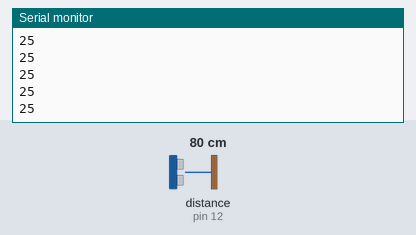
A sketch run on a simulated Arduino Uno, built with avr-gcc and run on an emulated ATmega328P. On the bench: the last lines printed to the serial monitor. Wiring (inferred from the names in the program): ultrasonic range finder: trigger pin 11; echo pin 12. The test bench sets the inputs (shaded band); at power-on: distance to the obstacle (sensor on pin 12) 80 cm. The echo pulse lasts 58.3 µs per cm.

Above: at 1.2 s.
1.3 s: distance to the obstacle (sensor on pin 12) set to 2 cm
At 1.56 s:
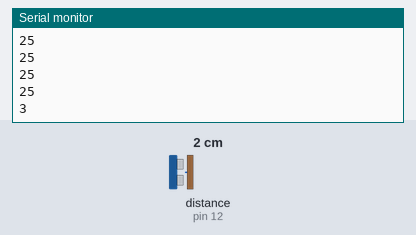
2.8 s: distance to the obstacle (sensor on pin 12) set to 9 cm
At 2.8 s:
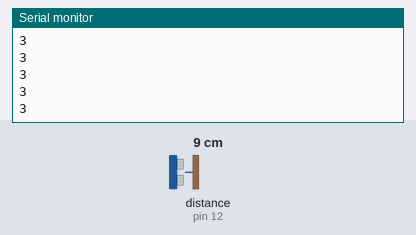
Timing chart, 0 to 5.8 s (numbered marks = the images above; inputs shaded):
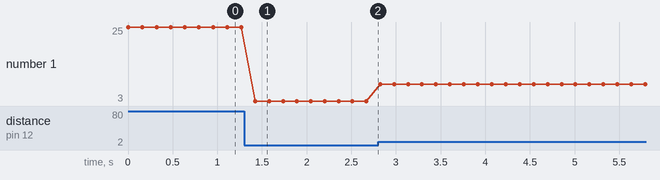

The sketch:

testblink.ino
```cpp
// Red, Anode, Blue, Green
class LED {
  public:
    LED(int ID) {
      id = ID; // Pin value of the anode
      currColor = -1; // Off
      calcPins();
    }

  private:
    int id;
    int pins[3];
    int currColor;

    // Loops around the pins to find color pins based on location of anode
    void calcPins() {
      if (id - 1 < 4) {
        pins[0] = 7;
      } else {
        pins[0] = id - 1;
      }

      if (id + 1 > 7) {
        pins[1] = 4;
      } else {
        pins[1] = id + 1;
      }

      if (id + 2 > 7) {
        pins[2] = 4;
      } else {
        pins[2] = id + 2;
      }
    }

    void turnOff() {
      pinMode(id, INPUT);
      digitalWrite(id, LOW);
    }

  public:
    int getId() {
      return id;
    }

    int getPin(int index) {
      return pins[index];
    }

    void setColor(int color) {
      switch (color) {
        case -1:
          currColor = -1;
        break;

        case 0:
          currColor = pins[0];
        break;

        case 1:
          currColor = pins[1];
        break;

        case 2:
          currColor = pins[2];
        break;
      }
    }

    void draw() {
      if (currColor != -1) {
        pinMode(id, OUTPUT);
        digitalWrite(id, HIGH);
        pinMode(currColor, OUTPUT);
        digitalWrite(currColor, LOW);
        delay(1);
        pinMode(id, INPUT);
        digitalWrite(id, LOW);
        pinMode(currColor, INPUT);
        digitalWrite(currColor, HIGH);
        delay(1);
      } else {
        turnOff();
      }
    }
};

class LEDColumn {
  public:
    LEDColumn(int * pinsInUse) {
      pins = pinsInUse;
      for (int i = 0; i < 4; i++) {
        leds[i] = new LED(pins[i]);
        pinMode(pins[i], INPUT);
      }
    }

  private:
    LED * leds[4];
    int * pins;

  public:
    void setLED(int index, int color) {
      leds[index]->setColor(color);
    }

    void updateLEDs() {
      for (int i = 0; i < 4; ++i) {
        leds[i]->draw();
        leds[i]->setColor(-1);
      }
    }

    LED** getLEDs() {
      return leds;
    }

};

// HC-SR04 sonar distance sensor
class Sensor {
  public:
    Sensor(int * pins) {
      trigger = pins[0];
      echo = pins[1];

      pinMode(trigger, OUTPUT);
      digitalWrite(trigger, LOW);

      pinMode(echo, INPUT);
    }

   private:
    int trigger;
    int echo;

   public:
    float maxDist = 25;
    float minDist = 3;

    int getDistance() {
      digitalWrite(trigger, LOW);
      delayMicroseconds(2);

      // 10 microseconds high
      digitalWrite(trigger, HIGH);
      delayMicroseconds(10);
      digitalWrite(trigger, LOW);

      long duration = pulseIn(echo, HIGH, (2.5*maxDist)/0.034);

      int distance = duration*0.034/2;

      // Boundary conditions
      if (distance > maxDist || duration == 0) {
        distance = maxDist;
      } else if (distance < minDist) {
        distance = minDist;
      }

      Serial.println(distance);

      return distance;
    }
};

LEDColumn * ledcolumn;
Sensor * sensor;
void setup() {
  Serial.begin(9600);
  int colmunPins[4] = {4,5,6,7};
  ledcolumn = new LEDColumn(colmunPins);

  int sensorPins[2] = {11,12};
  sensor = new Sensor(sensorPins);
}


// int color = 0;
void loop() {
  // Closer: low, Farther: high
  float yPos = sensor->getDistance();
  float steps = (sensor->maxDist - sensor->minDist)/4;

  // Sample granularity of 50ms
  for (int i = 0; i < 50; i++) {
    if ((yPos >= sensor->minDist || yPos >= 0) && yPos < steps) {
      ledcolumn->setLED(0, 0);
    } else if (yPos >= steps && yPos < steps*2) {
      ledcolumn->setLED(1, 0);
    } else if (yPos >= steps*2 && yPos < steps*3) {
      ledcolumn->setLED(2, 0);
    } else if (yPos >= steps*3 && yPos <= sensor->maxDist) {
      ledcolumn->setLED(3, 0);
    } else {
      // Debugging case
      ledcolumn->setLED(3, 1);
    }

    ledcolumn->updateLEDs();
    delay(1);
  }
}
```

Measured:
- after the input at 1.3 s, the serial monitor: prints a new line after 0.13 s (image 1)
- plotted number 1: 25 → 3 after the input at 1.3 s, 3 → 8 after the input at 2.8 s
